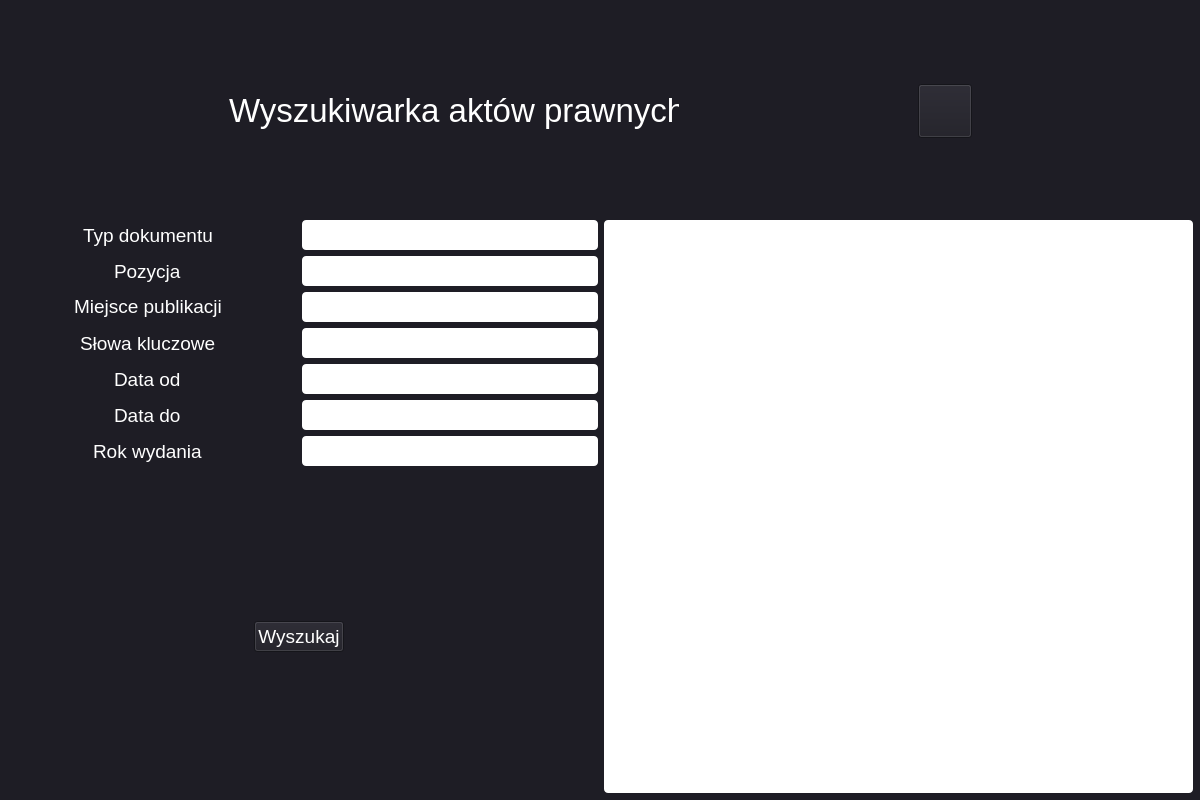
<?xml version="1.0" encoding="UTF-8"?>
<ui version="4.0">
 <class>MainWindow</class>
 <widget class="QMainWindow" name="MainWindow">
  <property name="geometry">
   <rect>
    <x>0</x>
    <y>0</y>
    <width>1200</width>
    <height>800</height>
   </rect>
  </property>
  <property name="maximumSize">
   <size>
    <width>16777215</width>
    <height>16777215</height>
   </size>
  </property>
  <property name="windowTitle">
   <string>MainWindow</string>
  </property>
  <widget class="QWidget" name="mainWindow">
   <property name="layoutDirection">
    <enum>Qt::LeftToRight</enum>
   </property>
   <property name="styleSheet">
    <string notr="true">QWidget{
	background-color: #1E1D25;
}
QLabel{
	color:  #fff;
}
QPushButton{
	color: #fff;
}
QLineEdit{
	radius: 4px;
	border-radius: 4px;
	background-color: #fff;
}
QListWidget{
	background-color: #fff;
	border-radius: 4px;
	margin: 0px 8px 8px 0px;
}</string>
   </property>
   <widget class="QWidget" name="layoutWidget">
    <property name="geometry">
     <rect>
      <x>-4</x>
      <y>1</y>
      <width>1211</width>
      <height>221</height>
     </rect>
    </property>
    <layout class="QGridLayout" name="gridLayout">
     <item row="0" column="0">
      <widget class="QLabel" name="labelName">
       <property name="sizePolicy">
        <sizepolicy hsizetype="Preferred" vsizetype="Preferred">
         <horstretch>0</horstretch>
         <verstretch>0</verstretch>
        </sizepolicy>
       </property>
       <property name="maximumSize">
        <size>
         <width>450</width>
         <height>45</height>
        </size>
       </property>
       <property name="font">
        <font>
         <pointsize>25</pointsize>
        </font>
       </property>
       <property name="text">
        <string>Wyszukiwarka aktów prawnych</string>
       </property>
      </widget>
     </item>
     <item row="0" column="1">
      <widget class="QPushButton" name="infoBtn">
       <property name="sizePolicy">
        <sizepolicy hsizetype="Preferred" vsizetype="Preferred">
         <horstretch>0</horstretch>
         <verstretch>0</verstretch>
        </sizepolicy>
       </property>
       <property name="minimumSize">
        <size>
         <width>54</width>
         <height>54</height>
        </size>
       </property>
       <property name="maximumSize">
        <size>
         <width>54</width>
         <height>54</height>
        </size>
       </property>
       <property name="baseSize">
        <size>
         <width>50</width>
         <height>50</height>
        </size>
       </property>
       <property name="font">
        <font>
         <pointsize>25</pointsize>
        </font>
       </property>
       <property name="cursor">
        <cursorShape>PointingHandCursor</cursorShape>
       </property>
       <property name="text">
        <string/>
       </property>
       <property name="icon">
        <iconset theme="info.png" resource="res.qrc">
         <normaloff>:/nowyPrzedrostek/images/info.png</normaloff>
         <normalon>:/nowyPrzedrostek/images/info.png</normalon>
         <disabledoff>:/nowyPrzedrostek/images/info.png</disabledoff>
         <disabledon>:/nowyPrzedrostek/images/info.png</disabledon>
         <activeoff>:/nowyPrzedrostek/images/info.png</activeoff>
         <activeon>:/nowyPrzedrostek/images/info.png</activeon>:/nowyPrzedrostek/images/info.png</iconset>
       </property>
       <property name="iconSize">
        <size>
         <width>54</width>
         <height>54</height>
        </size>
       </property>
      </widget>
     </item>
    </layout>
   </widget>
   <widget class="QWidget" name="layoutWidget">
    <property name="geometry">
     <rect>
      <x>0</x>
      <y>220</y>
      <width>1201</width>
      <height>581</height>
     </rect>
    </property>
    <layout class="QHBoxLayout" name="horizontalLayout">
     <item>
      <layout class="QVBoxLayout" name="leftLayout">
       <item>
        <layout class="QHBoxLayout" name="typeLayout">
         <item alignment="Qt::AlignHCenter">
          <widget class="QLabel" name="typeLabel">
           <property name="sizePolicy">
            <sizepolicy hsizetype="Maximum" vsizetype="Maximum">
             <horstretch>0</horstretch>
             <verstretch>0</verstretch>
            </sizepolicy>
           </property>
           <property name="maximumSize">
            <size>
             <width>500</width>
             <height>500</height>
            </size>
           </property>
           <property name="font">
            <font>
             <pointsize>14</pointsize>
            </font>
           </property>
           <property name="autoFillBackground">
            <bool>false</bool>
           </property>
           <property name="text">
            <string>Typ dokumentu</string>
           </property>
           <property name="margin">
            <number>0</number>
           </property>
          </widget>
         </item>
         <item>
          <widget class="QLineEdit" name="typeInput">
           <property name="sizePolicy">
            <sizepolicy hsizetype="Fixed" vsizetype="Fixed">
             <horstretch>0</horstretch>
             <verstretch>0</verstretch>
            </sizepolicy>
           </property>
           <property name="maximumSize">
            <size>
             <width>400</width>
             <height>30</height>
            </size>
           </property>
           <property name="font">
            <font/>
           </property>
          </widget>
         </item>
        </layout>
       </item>
       <item>
        <layout class="QHBoxLayout" name="positionLayout">
         <item alignment="Qt::AlignHCenter">
          <widget class="QLabel" name="positionLabel">
           <property name="sizePolicy">
            <sizepolicy hsizetype="Maximum" vsizetype="Maximum">
             <horstretch>0</horstretch>
             <verstretch>0</verstretch>
            </sizepolicy>
           </property>
           <property name="maximumSize">
            <size>
             <width>500</width>
             <height>500</height>
            </size>
           </property>
           <property name="font">
            <font>
             <pointsize>14</pointsize>
            </font>
           </property>
           <property name="text">
            <string>Pozycja</string>
           </property>
           <property name="margin">
            <number>0</number>
           </property>
          </widget>
         </item>
         <item>
          <widget class="QLineEdit" name="positionInput">
           <property name="sizePolicy">
            <sizepolicy hsizetype="Fixed" vsizetype="Fixed">
             <horstretch>0</horstretch>
             <verstretch>0</verstretch>
            </sizepolicy>
           </property>
           <property name="maximumSize">
            <size>
             <width>1000</width>
             <height>30</height>
            </size>
           </property>
          </widget>
         </item>
        </layout>
       </item>
       <item>
        <layout class="QHBoxLayout" name="publisherLayout">
         <item alignment="Qt::AlignHCenter|Qt::AlignVCenter">
          <widget class="QLabel" name="publicationPlaceLabel">
           <property name="sizePolicy">
            <sizepolicy hsizetype="Maximum" vsizetype="Maximum">
             <horstretch>0</horstretch>
             <verstretch>0</verstretch>
            </sizepolicy>
           </property>
           <property name="maximumSize">
            <size>
             <width>500</width>
             <height>500</height>
            </size>
           </property>
           <property name="font">
            <font>
             <pointsize>14</pointsize>
            </font>
           </property>
           <property name="text">
            <string>Miejsce publikacji</string>
           </property>
           <property name="margin">
            <number>0</number>
           </property>
          </widget>
         </item>
         <item>
          <widget class="QLineEdit" name="publicationPlaceInput">
           <property name="sizePolicy">
            <sizepolicy hsizetype="Preferred" vsizetype="Fixed">
             <horstretch>0</horstretch>
             <verstretch>0</verstretch>
            </sizepolicy>
           </property>
           <property name="maximumSize">
            <size>
             <width>400</width>
             <height>30</height>
            </size>
           </property>
          </widget>
         </item>
        </layout>
       </item>
       <item>
        <layout class="QHBoxLayout" name="keywordsLayout">
         <item alignment="Qt::AlignHCenter">
          <widget class="QLabel" name="keywordsLabel">
           <property name="sizePolicy">
            <sizepolicy hsizetype="Maximum" vsizetype="Maximum">
             <horstretch>0</horstretch>
             <verstretch>0</verstretch>
            </sizepolicy>
           </property>
           <property name="maximumSize">
            <size>
             <width>500</width>
             <height>500</height>
            </size>
           </property>
           <property name="font">
            <font>
             <pointsize>14</pointsize>
            </font>
           </property>
           <property name="text">
            <string>Słowa kluczowe</string>
           </property>
           <property name="margin">
            <number>0</number>
           </property>
          </widget>
         </item>
         <item>
          <widget class="QLineEdit" name="keywordsInput">
           <property name="sizePolicy">
            <sizepolicy hsizetype="Fixed" vsizetype="Fixed">
             <horstretch>0</horstretch>
             <verstretch>0</verstretch>
            </sizepolicy>
           </property>
           <property name="maximumSize">
            <size>
             <width>500</width>
             <height>30</height>
            </size>
           </property>
          </widget>
         </item>
        </layout>
       </item>
       <item>
        <layout class="QHBoxLayout" name="dateFromLayout">
         <item alignment="Qt::AlignHCenter">
          <widget class="QLabel" name="dateFromLabel">
           <property name="sizePolicy">
            <sizepolicy hsizetype="Maximum" vsizetype="Maximum">
             <horstretch>0</horstretch>
             <verstretch>0</verstretch>
            </sizepolicy>
           </property>
           <property name="maximumSize">
            <size>
             <width>500</width>
             <height>500</height>
            </size>
           </property>
           <property name="font">
            <font>
             <pointsize>14</pointsize>
            </font>
           </property>
           <property name="text">
            <string>Data od</string>
           </property>
           <property name="margin">
            <number>0</number>
           </property>
          </widget>
         </item>
         <item>
          <widget class="QLineEdit" name="dateFromInput">
           <property name="sizePolicy">
            <sizepolicy hsizetype="Fixed" vsizetype="Fixed">
             <horstretch>0</horstretch>
             <verstretch>0</verstretch>
            </sizepolicy>
           </property>
           <property name="maximumSize">
            <size>
             <width>499</width>
             <height>30</height>
            </size>
           </property>
          </widget>
         </item>
        </layout>
       </item>
       <item>
        <layout class="QHBoxLayout" name="dateToLayout">
         <item alignment="Qt::AlignHCenter">
          <widget class="QLabel" name="dateToLabel">
           <property name="sizePolicy">
            <sizepolicy hsizetype="Maximum" vsizetype="Maximum">
             <horstretch>0</horstretch>
             <verstretch>0</verstretch>
            </sizepolicy>
           </property>
           <property name="maximumSize">
            <size>
             <width>500</width>
             <height>500</height>
            </size>
           </property>
           <property name="font">
            <font>
             <pointsize>14</pointsize>
            </font>
           </property>
           <property name="text">
            <string>Data do</string>
           </property>
           <property name="margin">
            <number>0</number>
           </property>
          </widget>
         </item>
         <item>
          <widget class="QLineEdit" name="dateToInput">
           <property name="sizePolicy">
            <sizepolicy hsizetype="Fixed" vsizetype="Fixed">
             <horstretch>0</horstretch>
             <verstretch>0</verstretch>
            </sizepolicy>
           </property>
           <property name="maximumSize">
            <size>
             <width>500</width>
             <height>30</height>
            </size>
           </property>
          </widget>
         </item>
        </layout>
       </item>
       <item>
        <layout class="QHBoxLayout" name="yearLayout">
         <item alignment="Qt::AlignHCenter">
          <widget class="QLabel" name="yearLabel">
           <property name="sizePolicy">
            <sizepolicy hsizetype="Maximum" vsizetype="Maximum">
             <horstretch>0</horstretch>
             <verstretch>0</verstretch>
            </sizepolicy>
           </property>
           <property name="maximumSize">
            <size>
             <width>500</width>
             <height>500</height>
            </size>
           </property>
           <property name="font">
            <font>
             <pointsize>14</pointsize>
            </font>
           </property>
           <property name="text">
            <string>Rok wydania</string>
           </property>
           <property name="margin">
            <number>0</number>
           </property>
          </widget>
         </item>
         <item>
          <widget class="QLineEdit" name="yearInput">
           <property name="sizePolicy">
            <sizepolicy hsizetype="Fixed" vsizetype="Fixed">
             <horstretch>0</horstretch>
             <verstretch>0</verstretch>
            </sizepolicy>
           </property>
           <property name="maximumSize">
            <size>
             <width>500</width>
             <height>30</height>
            </size>
           </property>
          </widget>
         </item>
        </layout>
       </item>
       <item alignment="Qt::AlignHCenter|Qt::AlignVCenter">
        <widget class="QPushButton" name="pushButton">
         <property name="maximumSize">
          <size>
           <width>100</width>
           <height>50</height>
          </size>
         </property>
         <property name="font">
          <font>
           <pointsize>14</pointsize>
          </font>
         </property>
         <property name="text">
          <string>Wyszukaj</string>
         </property>
        </widget>
       </item>
      </layout>
     </item>
     <item>
      <widget class="QListWidget" name="linkList">
       <property name="sizePolicy">
        <sizepolicy hsizetype="Fixed" vsizetype="Fixed">
         <horstretch>0</horstretch>
         <verstretch>0</verstretch>
        </sizepolicy>
       </property>
       <property name="maximumSize">
        <size>
         <width>600</width>
         <height>700</height>
        </size>
       </property>
       <property name="styleSheet">
        <string notr="true"/>
       </property>
      </widget>
     </item>
    </layout>
   </widget>
  </widget>
 </widget>
 <resources>
  <include location="res.qrc"/>
 </resources>
 <connections/>
</ui>
